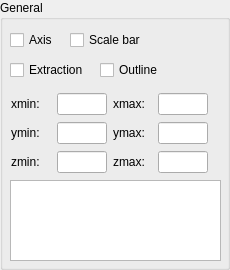
           <widget class="QGroupBox" name="groupBox_2">
            <property name="minimumSize">
             <size>
              <width>230</width>
              <height>270</height>
             </size>
            </property>
            <property name="maximumSize">
             <size>
              <width>230</width>
              <height>270</height>
             </size>
            </property>
            <property name="title">
             <string>General</string>
            </property>
            <widget class="QCheckBox" name="axis_CB">
             <property name="geometry">
              <rect>
               <x>10</x>
               <y>30</y>
               <width>86</width>
               <height>20</height>
              </rect>
             </property>
             <property name="text">
              <string>Axis</string>
             </property>
            </widget>
            <widget class="QCheckBox" name="scalarBar_CB">
             <property name="geometry">
              <rect>
               <x>70</x>
               <y>30</y>
               <width>86</width>
               <height>20</height>
              </rect>
             </property>
             <property name="text">
              <string>Scale bar</string>
             </property>
            </widget>
            <widget class="QCheckBox" name="extract_CB">
             <property name="geometry">
              <rect>
               <x>10</x>
               <y>60</y>
               <width>91</width>
               <height>20</height>
              </rect>
             </property>
             <property name="text">
              <string>Extraction</string>
             </property>
            </widget>
            <widget class="QCheckBox" name="outline_CB">
             <property name="geometry">
              <rect>
               <x>100</x>
               <y>60</y>
               <width>86</width>
               <height>20</height>
              </rect>
             </property>
             <property name="text">
              <string>Outline</string>
             </property>
            </widget>
            <widget class="QTextBrowser" name="output">
             <property name="geometry">
              <rect>
               <x>10</x>
               <y>180</y>
               <width>211</width>
               <height>81</height>
              </rect>
             </property>
            </widget>
            <widget class="QWidget" name="layoutWidget">
             <property name="geometry">
              <rect>
               <x>11</x>
               <y>92</y>
               <width>197</width>
               <height>85</height>
              </rect>
             </property>
             <layout class="QGridLayout" name="gridLayout_3">
              <item row="0" column="0">
               <widget class="QLabel" name="label_18">
                <property name="maximumSize">
                 <size>
                  <width>50</width>
                  <height>16777215</height>
                 </size>
                </property>
                <property name="text">
                 <string>xmin:</string>
                </property>
               </widget>
              </item>
              <item row="0" column="1">
               <widget class="QLineEdit" name="xmin_LE">
                <property name="maximumSize">
                 <size>
                  <width>50</width>
                  <height>16777215</height>
                 </size>
                </property>
               </widget>
              </item>
              <item row="0" column="2">
               <widget class="QLabel" name="label_19">
                <property name="maximumSize">
                 <size>
                  <width>50</width>
                  <height>16777215</height>
                 </size>
                </property>
                <property name="text">
                 <string>xmax:</string>
                </property>
               </widget>
              </item>
              <item row="0" column="3">
               <widget class="QLineEdit" name="xmax_LE">
                <property name="maximumSize">
                 <size>
                  <width>50</width>
                  <height>16777215</height>
                 </size>
                </property>
               </widget>
              </item>
              <item row="1" column="0">
               <widget class="QLabel" name="label_21">
                <property name="maximumSize">
                 <size>
                  <width>50</width>
                  <height>16777215</height>
                 </size>
                </property>
                <property name="text">
                 <string>ymin:</string>
                </property>
               </widget>
              </item>
              <item row="1" column="1">
               <widget class="QLineEdit" name="ymin_LE">
                <property name="maximumSize">
                 <size>
                  <width>50</width>
                  <height>16777215</height>
                 </size>
                </property>
               </widget>
              </item>
              <item row="1" column="2">
               <widget class="QLabel" name="label_20">
                <property name="maximumSize">
                 <size>
                  <width>50</width>
                  <height>16777215</height>
                 </size>
                </property>
                <property name="text">
                 <string>ymax:</string>
                </property>
               </widget>
              </item>
              <item row="1" column="3">
               <widget class="QLineEdit" name="ymax_LE">
                <property name="maximumSize">
                 <size>
                  <width>50</width>
                  <height>16777215</height>
                 </size>
                </property>
               </widget>
              </item>
              <item row="2" column="0">
               <widget class="QLabel" name="label_23">
                <property name="maximumSize">
                 <size>
                  <width>50</width>
                  <height>16777215</height>
                 </size>
                </property>
                <property name="text">
                 <string>zmin:</string>
                </property>
               </widget>
              </item>
              <item row="2" column="1">
               <widget class="QLineEdit" name="zmin_LE">
                <property name="maximumSize">
                 <size>
                  <width>50</width>
                  <height>16777215</height>
                 </size>
                </property>
               </widget>
              </item>
              <item row="2" column="2">
               <widget class="QLabel" name="label_22">
                <property name="maximumSize">
                 <size>
                  <width>50</width>
                  <height>16777215</height>
                 </size>
                </property>
                <property name="text">
                 <string>zmax:</string>
                </property>
               </widget>
              </item>
              <item row="2" column="3">
               <widget class="QLineEdit" name="zmax_LE">
                <property name="maximumSize">
                 <size>
                  <width>50</width>
                  <height>16777215</height>
                 </size>
                </property>
               </widget>
              </item>
             </layout>
            </widget>
           </widget>
